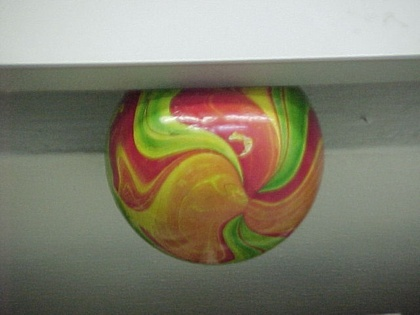
%> input picture matlab_code/Training Set/MVC-023F.JPG, 420 x 315 px, shrunk from 640 x 480 before the run
$ octave Hough_test.m   (GNU Octave 9; MATLAB toolbox functions it lacks are replaced by stand-ins)
%> lines starting %> are read from the running program, lines starting %| are printed output that depends on the picture; in (x1, y1, x2, y2) boxes, pixels count from 0 and x2, y2 are one past the last pixel; in counts of white or black regions, pixels touching at a corner belong together; the program's own positions count from 1
### matlab_code/feature_extraction/houghcircle.m
function [y0detect,x0detect,Accumulator] = houghcircle(Imbinary,r,thresh,region,suppression_alpha)
%HOUGHCIRCLE - detects circles with specific radius in a binary image.
%
%Comments:
%       Function uses Standard Hough Transform to detect circles in a binary image.
%       According to the Hough Transform for circles, each pixel in image space
%       corresponds to a circle in Hough space and vise versa.
%       upper left corner of image is the origin of coordinate system.
%
%Usage: [y0detect,x0detect,Accumulator] = houghcircle(Imbinary,r,thresh,region)
%
%Implementation:
%       img = imread('coins.png');
%       imshow(img);
%       imgBW = edge(img);
%       rad = 24;
%       [y0detect,x0detect,Accumulator] = houghcircle(imgBW,rad,rad*pi);
%       figure;
%       imshow(imgBW);
%       hold on;
%       plot(x0detect(:),y0detect(:),'x','LineWidth',2,'Color','yellow');
%       figure;
%       imagesc(Accumulator);
%
%Arguments:
%       Imbinary - a binary image. image pixels that have value equal to 1 are
%                  interested pixels for HOUGHLINE function.
%       r        - radius of circles.
%       thresh   - a threshold value that determines the minimum number of
%                  pixels that belong to a circle in image space. threshold must be
%                  bigger than or equal to 4(default).
%       region   - a rectangular region to search for circle centers within
%                  [x,y,w,h]. Must not be larger than the image area.
%                  Default is image area
%
%Returns:
%       y0detect    - row coordinates of detected circles.
%       x0detect    - column coordinates of detected circles.
%       Accumulator - the accumulator array in Hough space.
%
%Written by :
%       Amin Sarafraz
%       Photogrammetry & Computer Vision Devision
%       Geomatics Department,Faculty of Engineering
%       University of Tehran,Iran
%       sarafraz@geomatics.ut.ac.ir
%
%May 5,2004         - Original version
%November 24,2004   - Modified version,faster and better performance
%November 18,2005   - Modified by Peter Bone, University of Sussex, England, peterbone@hotmail.com
%                     Much faster and better performance.
%                     Circles drawn properly (without gaps) using midpoint circle algorithm.
%                     Added region to increase speed if a center estimate is known.

imSize = size(Imbinary);

if nargin > 2 && thresh < 4
    error('threshold value must be bigger or equal to 4');
end
if nargin < 3, thresh = 4; end
if nargin < 4, region = [1,1,imSize(2),imSize(1)]; end

%Voting
Accumulator = zeros(imSize);
xmin = region(1); xmax = xmin + region(3) - 1;
ymin = region(2); ymax = ymin + region(4) - 1;
[yIndex xIndex] = find(Imbinary);
% loop through edge points
for cnt = 1:length(xIndex)
    xCenter = xIndex(cnt); yCenter = yIndex(cnt);
    xmx=xCenter-r; xpx=xCenter+r;
    ypx=yCenter+r; ymx=yCenter-r;
    % skip this point if circle is completely outside region
    if xpx<xmin || xmx>xmax || ypx<ymin || ymx>ymax, continue; end
    if ypx<=imSize(1) && ymx>=1 && xpx<=imSize(2) && xmx>=1 % circle is completely inside region
        x = 1;
        y = r;
        d = 5/4 - r;
        Accumulator(ypx,xCenter) = Accumulator(ypx,xCenter) + 1;
        Accumulator(ymx,xCenter) = Accumulator(ymx,xCenter) + 1;
        Accumulator(yCenter,xpx) = Accumulator(yCenter,xpx) + 1;
        Accumulator(yCenter,xmx) = Accumulator(yCenter,xmx) + 1;
        while y > x
            xpx = xCenter+x; xmx = xCenter-x;
            ypy = yCenter+y; ymy = yCenter-y;
            ypx = yCenter+x; ymx = yCenter-x;
            xpy = xCenter+y; xmy = xCenter-y;
            Accumulator(ypy,xpx) = Accumulator(ypy,xpx) + 1;
            Accumulator(ymy,xpx) = Accumulator(ymy,xpx) + 1;
            Accumulator(ypy,xmx) = Accumulator(ypy,xmx) + 1;
            Accumulator(ymy,xmx) = Accumulator(ymy,xmx) + 1;
            Accumulator(ypx,xpy) = Accumulator(ypx,xpy) + 1;
            Accumulator(ymx,xpy) = Accumulator(ymx,xpy) + 1;
            Accumulator(ypx,xmy) = Accumulator(ypx,xmy) + 1;
            Accumulator(ymx,xmy) = Accumulator(ymx,xmy) + 1;
            if d < 0
                d = d + x * 2 + 3;
	            x = x + 1;
            else
                d = d + (x - y) * 2 + 5;
	            x = x + 1;
	            y = y - 1;
            end
        end
        if x == y
            xpx = xCenter+x; xmx = xCenter-x;
            ypy = yCenter+y; ymy = yCenter-y;
            Accumulator(ypy,xpx) = Accumulator(ypy,xpx) + 1;
            Accumulator(ymy,xpx) = Accumulator(ymy,xpx) + 1;
            Accumulator(ypy,xmx) = Accumulator(ypy,xmx) + 1;
            Accumulator(ymy,xmx) = Accumulator(ymy,xmx) + 1;
        end
    else % circle is partly outside region - need boundary checking
        ypxin = ypx>=ymin & ypx<=ymax;
        ymxin = ymx>=ymin & ymx<=ymax;
        xpxin = xpx>=xmin & xpx<=xmax;
        xmxin = xmx>=xmin & xmx<=xmax;
        if ypxin, Accumulator(ypx,xCenter) = Accumulator(ypx,xCenter) + 1; end
        if ymxin, Accumulator(ymx,xCenter) = Accumulator(ymx,xCenter) + 1; end
        if xpxin, Accumulator(yCenter,xpx) = Accumulator(yCenter,xpx) + 1; end
        if xmxin, Accumulator(yCenter,xmx) = Accumulator(yCenter,xmx) + 1; end
        x = 1;
        y = r;
        d = 5/4 - r;
        while y > x
            xpx = xCenter+x; xpxin = xpx>=xmin & xpx<=xmax;
            xmx = xCenter-x; xmxin = xmx>=xmin & xmx<=xmax;
            ypy = yCenter+y; ypyin = ypy>=ymin & ypy<=ymax;
            ymy = yCenter-y; ymyin = ymy>=ymin & ymy<=ymax;
            ypx = yCenter+x; ypxin = ypx>=ymin & ypx<=ymax;
            ymx = yCenter-x; ymxin = ymx>=ymin & ymx<=ymax;
            xpy = xCenter+y; xpyin = xpy>=xmin & xpy<=xmax;
            xmy = xCenter-y; xmyin = xmy>=xmin & xmy<=xmax;
            if ypyin && xpxin, Accumulator(ypy,xpx) = Accumulator(ypy,xpx) + 1; end
            if ymyin && xpxin, Accumulator(ymy,xpx) = Accumulator(ymy,xpx) + 1; end
            if ypyin && xmxin, Accumulator(ypy,xmx) = Accumulator(ypy,xmx) + 1; end
            if ymyin && xmxin, Accumulator(ymy,xmx) = Accumulator(ymy,xmx) + 1; end
            if ypxin && xpyin, Accumulator(ypx,xpy) = Accumulator(ypx,xpy) + 1; end
            if ymxin && xpyin, Accumulator(ymx,xpy) = Accumulator(ymx,xpy) + 1; end
            if ypxin && xmyin, Accumulator(ypx,xmy) = Accumulator(ypx,xmy) + 1; end
            if ymxin && xmyin, Accumulator(ymx,xmy) = Accumulator(ymx,xmy) + 1; end
            if d < 0
                d = d + x * 2 + 3;
	            x = x + 1;
            else
                d = d + (x - y) * 2 + 5;
	            x = x + 1;
	            y = y - 1;
            end
        end
        if x == y
            xpx = xCenter+x; xpxin = xpx>=xmin & xpx<=xmax;
            xmx = xCenter-x; xmxin = xmx>=xmin & xmx<=xmax;
            ypy = yCenter+y; ypyin = ypy>=ymin & ypy<=ymax;
            ymy = yCenter-y; ymyin = ymy>=ymin & ymy<=ymax;
            if ypyin && xpxin, Accumulator(ypy,xpx) = Accumulator(ypy,xpx) + 1; end
            if ymyin && xpxin, Accumulator(ymy,xpx) = Accumulator(ymy,xpx) + 1; end
            if ypyin && xmxin, Accumulator(ypy,xmx) = Accumulator(ypy,xmx) + 1; end
            if ymyin && xmxin, Accumulator(ymy,xmx) = Accumulator(ymy,xmx) + 1; end
        end
    end
end

% alpha = 0.5;
% d_suppress = round(alpha*r);
d_suppress = round(suppression_alpha*r);
d_suppress = d_suppress - (mod(d_suppress,2)==0);
% hpeaks = houghpeaks(Accumulator, 100, 'Threshold', thresh, 'NHoodSize', [11 11]);
hpeaks = houghpeaks(Accumulator, 100, 'Threshold', thresh, 'NHoodSize', [d_suppress d_suppress]);
% hpeaks = houghpeaks(Accumulator, 'Threshold', thresh, 'NHoodSize', [1 1]);

if(isempty(hpeaks))
    x0detect = [];
    y0detect = [];
else
    y0detect = hpeaks(:,1);
    x0detect = hpeaks(:,2);
end

% [13 lines of commented-out code are left out]

### matlab_code/feature_extraction/Hough_test.m
close all;

img_file = '..\Training Set\MVC-023F.JPG'; % fails with rad=330:10:400!, th=0.2*rad*pi
% img_file = 'Training Set\MVC-019F.JPG';
% img_file = 'Training Set\MVC-001F.JPG';

img = imread(img_file);
%> img is the input picture: size 315x420x3 uint8; mean R, G, B 130.5, 127.4, 108.7
figure(1),imshow(img);
img = rgb2gray(img);
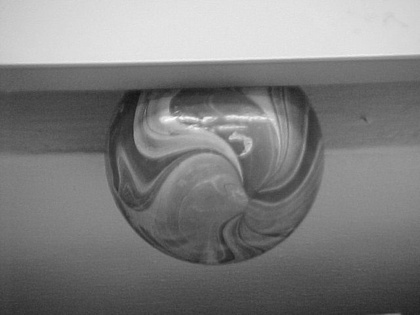
%> img: size 315x420 uint8; min 20, max 251, mean 126.2
figure(2),imshow(img);
img = adapthisteq(img); % for dark images
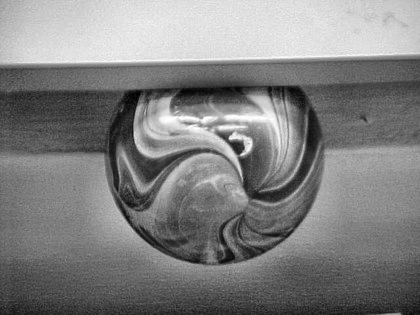
%> img: size 315x420 uint8; min 0, max 255, mean 128.3
figure(3),imshow(img);
imgBW = edge(img,'Canny');
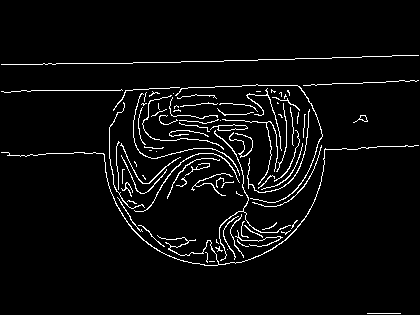
%> imgBW: size 315x420 logical; 4.3% white in thin lines or dots, all inside (x1, y1, x2, y2) = (1, 55, 419, 314)
% rad = 24;
numPoints=100; %Number of points making up the drawn circle

figure(4);
imshow(imgBW);
Total_circles = 0;
% for rad=20:10:120
for rad=140:10:200
%> (the run ends here)
